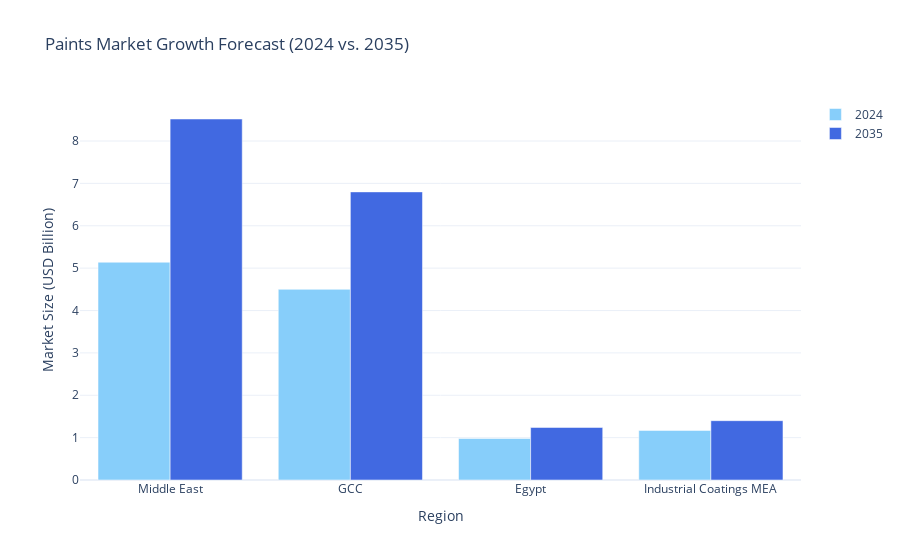

Here is the notebook cell this chart was saved with:
### Code cell
import plotly.graph_objects as go

# Market Growth Forecast (2024–2035)
regions = ["Middle East", "GCC", "Egypt", "Industrial Coatings MEA"]
market_2024 = [5.14, 4.5, 0.98, 1.17]
market_2035 = [8.52, 6.8, 1.24, 1.4]

# Create bar chart
fig = go.Figure()
fig.add_trace(go.Bar(x=regions, y=market_2024, name="2024", marker_color='lightskyblue'))
fig.add_trace(go.Bar(x=regions, y=market_2035, name="2035", marker_color='royalblue'))

fig.update_layout(
    title="Paints Market Growth Forecast (2024 vs. 2035)",
    xaxis_title="Region",
    yaxis_title="Market Size (USD Billion)",
    barmode='group',
    template='plotly_white'
)

fig.show()

### Figure 1 — Plotly figure (JSON) as saved in the notebook; plotly's stock layout.template omitted (floating-point values rounded to 4 significant figures)
{"data": [{"marker": {"color": "lightskyblue"}, "name": "2024", "type": "bar", "x": ["Middle East", "GCC", "Egypt", "Industrial Coatings MEA"], "y": [5.14, 4.5, 0.98, 1.17]}, {"marker": {"color": "royalblue"}, "name": "2035", "type": "bar", "x": ["Middle East", "GCC", "Egypt", "Industrial Coatings MEA"], "y": [8.52, 6.8, 1.24, 1.4]}], "layout": {"barmode": "group", "title": {"text": "Paints Market Growth Forecast (2024 vs. 2035)"}, "xaxis": {"title": {"text": "Region"}}, "yaxis": {"title": {"text": "Market Size (USD Billion)"}}}}
